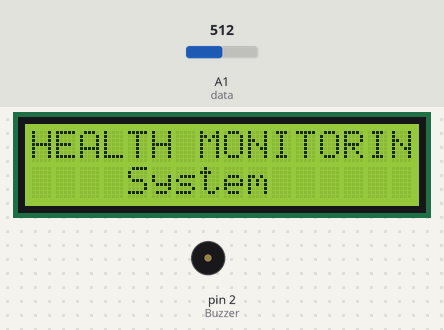
The sketch below on a simulated Arduino Mega 2560, built with avr-gcc and run on an emulated ATmega2560. Parts: 16×2 character LCD, buzzer (waves = sounding, pin HIGH). Inputs (shaded band) come from the test bench; at power-on: A1 (data) = 512. The modem accepts every AT command (registered, SIM ready, sends succeed) and sends nothing else; what the sketch prints to the serial monitor is not drawn.

Above: at 0.1 s.
At 3.1 s:
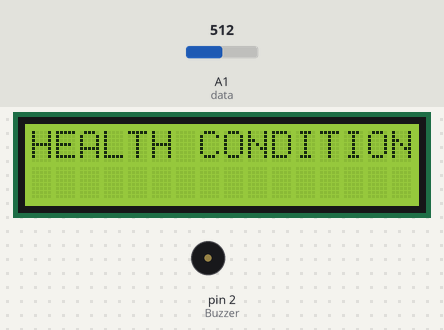
At 15.1 s:
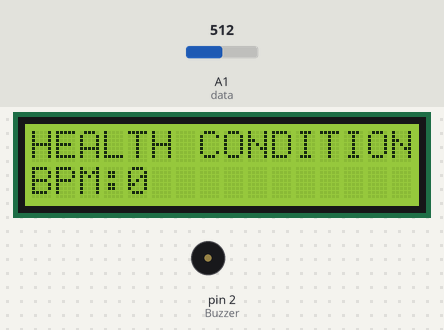
At 28.5 s:
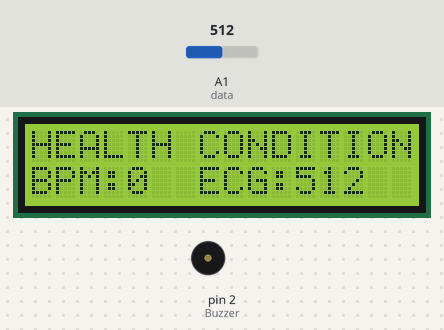
Timing chart, 0 to 104.8 s (numbered marks = the images above):
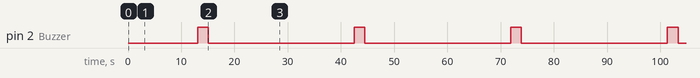

The sketch:

HRV.ino
```cpp
#include<LiquidCrystal.h>
LiquidCrystal lcd(12,11,6,5,4,3);

#define  THRASHOLD_VALUE    600
 int data=A1;
 int ECG = A0;
 char mystr[20];
 const int Buzzer =2;
 int count=0;
unsigned long temp=0;
String one = "VEHICLE LOCATION AT:https://www.google.com/maps/?q=12.8812,77.4444";

void setup()
{
Serial.begin(9600);
Serial1.begin(9600);
lcd.begin(16,2);
pinMode(data,INPUT);
pinMode(ECG,INPUT);
pinMode(Buzzer,OUTPUT);
digitalWrite(Buzzer,LOW);
lcd.setCursor(0,0);
lcd.print("HEALTH MONITORING");
lcd.setCursor(4,1);
lcd.print("System");
delay(3000);
lcd.clear();
}
void loop()
{
 lcd.setCursor(0,0);
lcd.print("HEALTH CONDITION:");
HeartBeat ();
 ECG_condition();
 delay(1000);
 lcd.clear();
}


  void HeartBeat()
{
  count=0;
temp=millis();

      while(millis()<(temp+10000))
      {
        if(analogRead(data)<100)
        {
            count=count+1;

            while(analogRead(data)<100);

        }
      }
      count=count*6;
       lcd.setCursor(0,1);
      lcd.print("BPM:");
      lcd.setCursor(4,1);
      lcd.print(count);
     if(count<50)
      {
               Serial.write('H');
        digitalWrite(Buzzer,HIGH);
        delay(2000);
        digitalWrite(Buzzer,LOW);
            delay(2000);
              SendSms("9008873470","LOW BP AND PERSON LOCATION AT:https://www.google.com/maps/?q=12.8999,77.4958");
              }
      temp=0;
      count=0;
    delay(1000);
}

  void ECG_condition()
  {
    int ECG_read= analogRead(A1);
      lcd.setCursor(7,1);
      lcd.print("ECG:");
      lcd.setCursor(11,1);
      lcd.print(ECG_read);
      delay(1000);
         if(ECG_read >THRASHOLD_VALUE)
   {
              Serial.write('G');
        digitalWrite(Buzzer,HIGH);
        delay(2000);
        digitalWrite(Buzzer,LOW);
              delay(500);
                SendSms("9008873470","CRITICAL CONDITION AND PERSON LOCATION AT:https://www.google.com/maps/?q=12.8999,77.4958");

    }
       if(ECG_read <10)
   {
              Serial.write('I');
        digitalWrite(Buzzer,HIGH);
        delay(2000);
        digitalWrite(Buzzer,LOW);
             delay(500);
            SendSms("9008873470","CRITICAL CONDITION AND PERSON LOCATION AT:https://www.google.com/maps/?q=12.8999,77.4958");

    }
    delay(2000);
       }
  void SendSms( char *num1, char * str1 )
{
    char buff[10],i=0;
    Serial1.write('A');
    delay(100);
    Serial1.write('T');
    delay(100);
    Serial1.write('E');
    delay(100);
    Serial1.write('0');
    delay(100);
    Serial1.write('\r');

       Serial1.write("AT+CMGF=1\n\r"); //Initialize GSM For mobile
    delay(2000);
    Serial1.write("AT+CMGS=\"");
    delay(2000);
    Serial1.write(num1);
    delay(2000);
    Serial1.write("\"\r");
    Serial1.write(str1);
    delay(2000);
    Serial1.write(26);
    delay(2000);
    Serial.print("sms sent");

}
```

Measured:
- by itself, pin 2 (Buzzer): alternates HIGH for 2.0 s and LOW for 27.4 s
- by itself, everything shown: repeats every 29.4 s, in 5 steps
- what the display in image 1 shows lasts 10.0 s, from 3.1 s to 13.1 s
- what the display in image 2 shows lasts 15.4 s, from 13.1 s to 28.5 s
